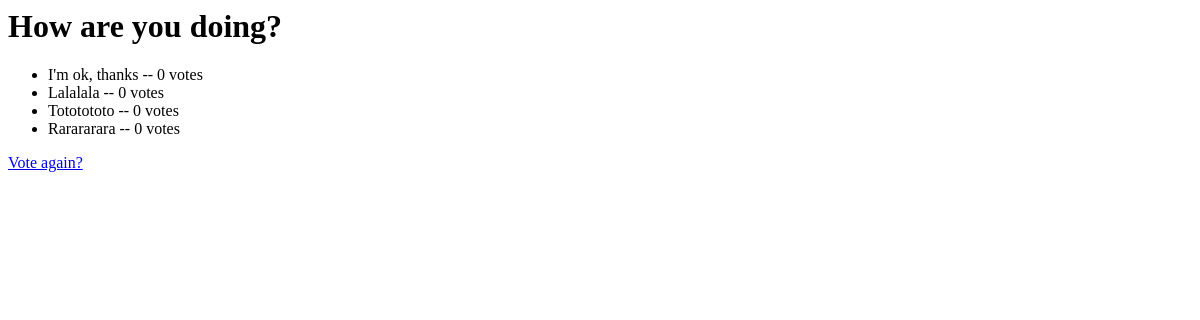
The page /polls/4/results/ on the database as committed earlier.
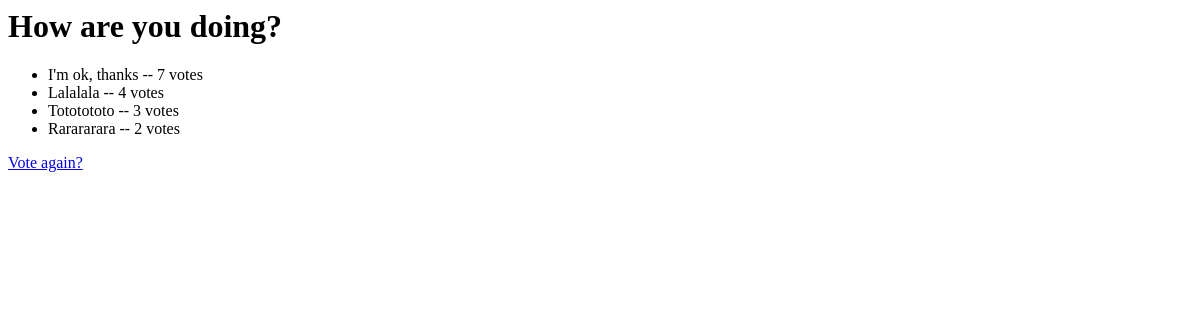
The same page on the database as committed later.
### polls/models.py (models this page shows, shortened)
class Choice(models.Model):
    question = models.ForeignKey(Question, on_delete=models.CASCADE)
    choice_text = models.CharField(max_length=200)
    votes = models.IntegerField(default=0)

### polls/views.py (the view)
# urls.py: url(r'^(?P<pk>[0-9]+)/results/$', views.ResultsView.as_view(), name='results'),
class ResultsView(generic.DetailView):
    model = Question
    template_name = 'polls/results.html'

### polls/templates/polls/results.html
<h1>{{ question.question_text }}</h1>
<ul>
{% for choice in question.choice_set.all %}
    <li>{{ choice.choice_text }} -- {{ choice.votes }} vote{{ choice.votes|pluralize }}</li>
{% endfor %}
</ul>
<a href="{% url 'polls:detail' question.id %}">Vote again?</a>

Rows that differ between the two databases and show on the page:
changed Choice "I'm ok, thanks": votes "0" → "7"
changed Choice "Lalalala": votes "0" → "4"
changed Choice "Tototototo": votes "0" → "3"
changed Choice "Rarararara": votes "0" → "2"
